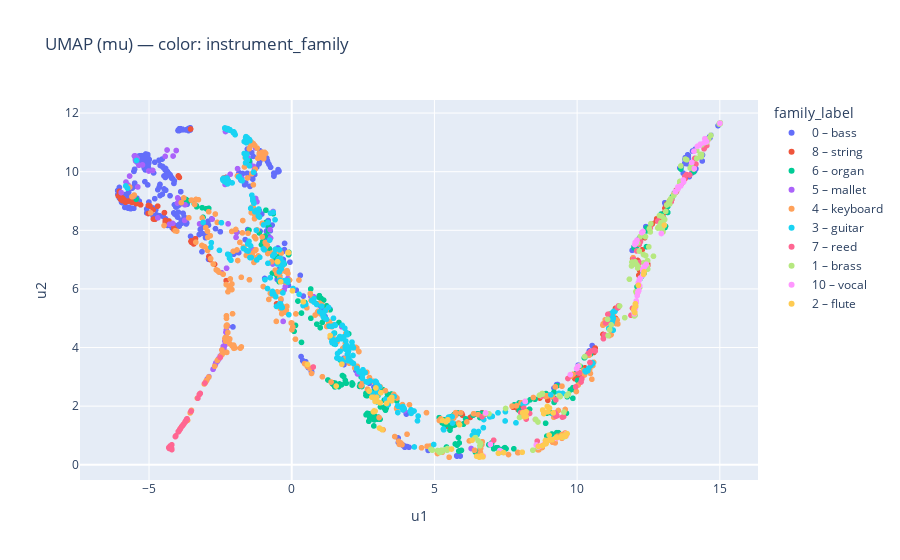
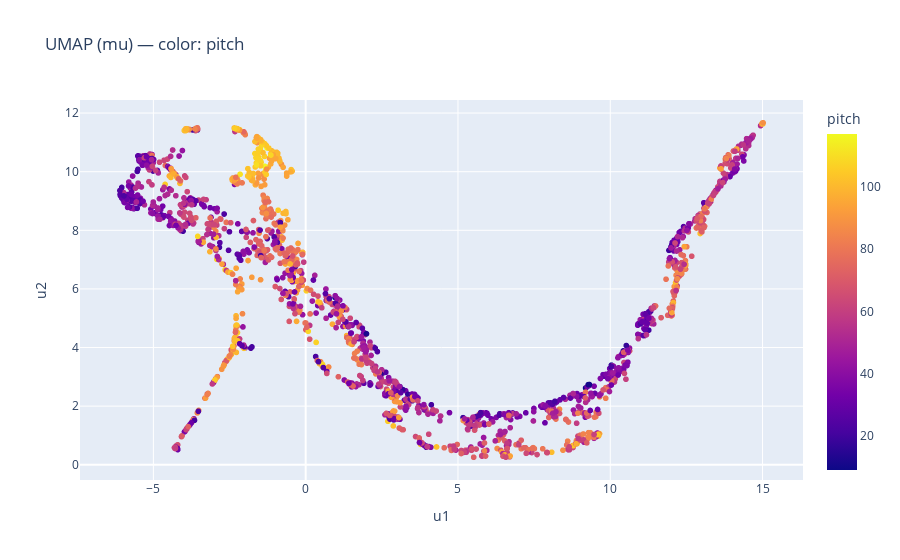

These figures' notebook cell, in order:
### Code cell
import umap
import plotly.express as px

# --- Map instrument family to readable labels ---
NSYNTH_FAMILY_MAP = {
    0: "bass",
    1: "brass",
    2: "flute",
    3: "guitar",
    4: "keyboard",
    5: "mallet",
    6: "organ",
    7: "reed",
    8: "string",
    9: "synth_lead",
    10: "vocal",
}

family_labels = [
    f"{fid} – {NSYNTH_FAMILY_MAP.get(fid, 'unknown')}"
    for fid in family_all
]

# --- UMAP 2D ---
reducer = umap.UMAP(
    n_neighbors=30,
    min_dist=0.1,
    n_components=2,
    random_state=SEED,
)
mu_umap = reducer.fit_transform(mu_all)

data_umap = {
    "u1": mu_umap[:, 0],
    "u2": mu_umap[:, 1],
    "pitch": pitch_all.astype(int),
    "instrument_family": family_all.astype(int),
    "family_label": family_labels,
    "key": keys_all,
}

# --- Plot 1: color by instrument_family (with labels) ---
fig1 = px.scatter(
    data_umap,
    x="u1",
    y="u2",
    color="family_label",
    hover_data=["pitch", "key"],
    title="UMAP (mu) — color: instrument_family",
)
fig1.show()

# --- Plot 2: color by pitch ---
fig2 = px.scatter(
    data_umap,
    x="u1",
    y="u2",
    color="pitch",
    hover_data=["family_label", "key"],
    title="UMAP (mu) — color: pitch",
)
fig2.show()

### Figure 1 — Plotly figure (JSON) as saved in the notebook; plotly's stock layout.template omitted (floating-point values rounded to 4 significant figures; data arrays with more than 128 entries replaced by an {"elided": "..."} marker saying what was removed)
{"data": [{"customdata": {"elided": "401x2 mixed values"}, "hovertemplate": "family_label=0 – bass<br>u1=%{x}<br>u2=%{y}<br>pitch=%{customdata[0]}<br>key=%{customdata[1]}<extra></extra>", "legendgroup": "0 – bass", "marker": {"color": "#636efa", "symbol": "circle"}, "mode": "markers", "name": "0 – bass", "showlegend": true, "type": "scattergl", "x": {"elided": "401 float values"}, "xaxis": "x", "y": {"elided": "401 float values"}, "yaxis": "y"}, {"customdata": {"elided": "125x2 mixed values"}, "hovertemplate": "family_label=8 – string<br>u1=%{x}<br>u2=%{y}<br>pitch=%{customdata[0]}<br>key=%{customdata[1]}<extra></extra>", "legendgroup": "8 – string", "marker": {"color": "#EF553B", "symbol": "circle"}, "mode": "markers", "name": "8 – string", "showlegend": true, "type": "scattergl", "x": [13.73, 12.9, -2.703, 7.755, -4.168, 12.09, -4.103, 7.824, -2.362, -5.294, -4.967, -5.941, -3.377, -4.46, 13.49, -3.452, 10.59, 10.1, 12.63, -4.434, -4.846, -2.387, -3.373, 6.479, -3.972, 13.12, 8.19, -4.128, 7.934, -3.435, 7.962, -5.995, 12.9, 12.19, -5.823, 11.34, 12.53, 8.973, -3.543, -3.936, 12.12, 13.64, -3.513, 10.9, 12.16, -4.858, -6.038, 12.28, 12.5, 6.782, 5.736, 10.63, -3.502, 7.86, 12.85, 11.36, -3.518, 13.47, -4.696, 13.15, 12.47, -5.026, 8.692, 13.08, -5.916, 6.254, 9.003, -2.601, 6.76, 5.767, 13.18, 13.05, 11.38, -4.3, -5.718, -5.863, -0.53, -5.446, 12.94, 12.79, -3.53, 13.38, 12.48, 12.9, 12.78, 5.405, 12.09, 13.46, 6.667, -5.6, -5.479, 13.14, 10.02, 10.59, -5.03, 10.27, 13.25, 13.28, 10.03, -6.08, 13.32, 9.971, 12.96, -2.297, -4.427, 12.37, 5.98, -2.856, 13.79, 11.35, 9.921, 11.94, -3.501, 6.965, -5.94, 5.953, 13.1, 10.6, 12.85, -4.789, -2.291, 12.52, 10.58, -2.901, 13.69], "xaxis": "x", "y": [9.694, 8.487, 6.839, 1.963, 8.181, 6.935, 8.035, 1.966, 9.751, 8.868, 8.829, 9.016, 7.583, 8.602, 9.353, 7.62, 3.862, 3.064, 8.217, 8.286, 8.383, 9.784, 7.712, 1.729, 9.856, 8.833, 2.138, 8.022, 1.877, 7.535, 2.009, 9.06, 8.43, 6.639, 8.959, 5.337, 7.977, 2.201, 11.46, 9.805, 6.972, 9.558, 7.592, 4.448, 6.467, 8.695, 9.328, 7.334, 8.0, 1.73, 1.736, 3.982, 7.587, 1.988, 8.1, 5.314, 7.637, 9.363, 8.824, 8.901, 6.849, 8.848, 2.276, 8.753, 9.084, 1.615, 2.348, 6.628, 1.745, 1.717, 8.9, 8.593, 5.333, 8.317, 8.997, 9.03, 5.489, 8.908, 8.52, 8.392, 7.623, 9.214, 6.801, 8.334, 8.321, 1.311, 6.823, 9.301, 1.775, 8.952, 8.972, 8.781, 3.072, 3.832, 8.573, 3.307, 9.02, 9.035, 3.037, 9.174, 9.057, 2.985, 8.33, 6.281, 8.338, 7.746, 1.693, 7.002, 9.77, 4.993, 2.934, 7.033, 7.618, 0.696, 9.104, 1.756, 8.734, 3.86, 8.401, 8.376, 9.808, 7.996, 3.909, 7.108, 9.625], "yaxis": "y"}, {"customdata": {"elided": "272x2 mixed values"}, "hovertemplate": "family_label=6 – organ<br>u1=%{x}<br>u2=%{y}<br>pitch=%{customdata[0]}<br>key=%{customdata[1]}<extra></extra>", "legendgroup": "6 – organ", "marker": {"color": "#00cc96", "symbol": "circle"}, "mode": "markers", "name": "6 – organ", "showlegend": true, "type": "scattergl", "x": {"elided": "272 float values"}, "xaxis": "x", "y": {"elided": "272 float values"}, "yaxis": "y"}, {"customdata": {"elided": "109x2 mixed values"}, "hovertemplate": "family_label=5 – mallet<br>u1=%{x}<br>u2=%{y}<br>pitch=%{customdata[0]}<br>key=%{customdata[1]}<extra></extra>", "legendgroup": "5 – mallet", "marker": {"color": "#ab63fa", "symbol": "circle"}, "mode": "markers", "name": "5 – mallet", "showlegend": true, "type": "scattergl", "x": [-1.747, -2.354, -5.23, -1.941, 3.953, -1.951, -4.368, -5.417, -0.3, -2.957, -5.456, -1.269, 1.755, -2.283, -2.678, -2.9, -5.449, -2.335, -2.913, -5.498, 6.286, -2.312, -1.549, -5.488, -2.609, -2.258, -5.01, -2.658, -4.867, -0.2688, -5.806, -5.732, -4.171, -1.59, -5.49, -0.11, -1.339, -2.51, -0.2208, -2.246, -2.558, -0.301, -2.486, -2.342, -5.528, -0.1351, -5.394, -2.154, -2.445, -2.396, -4.692, -2.295, -2.675, -5.976, -1.898, -2.457, -2.321, -3.996, -2.594, -2.336, -1.263, 2.305, -0.6602, -2.568, -4.434, -1.516, -5.47, 0.765, -2.787, -3.703, -2.457, -0.6646, -2.502, -2.555, -5.471, -4.157, -0.76, -2.606, -5.473, -5.511, -1.477, -1.372, -2.374, -2.382, -5.446, -1.614, 2.41, -1.361, -3.228, -2.756, -0.6522, -4.282, -1.219, -2.228, -4.004, -5.358, -2.229, -1.292, 0.6713, -2.508, -3.74, -5.681, -3.751, -0.7432, -2.687, -4.047, -2.304, -2.977, -2.396], "xaxis": "x", "y": [9.772, 4.056, 10.23, 7.933, 1.842, 7.76, 10.74, 10.46, 4.893, 2.929, 10.5, 10.81, 4.707, 6.706, 3.417, 3.006, 10.49, 9.565, 2.984, 10.54, 0.5542, 4.349, 10.5, 10.5, 3.529, 9.804, 10.02, 3.479, 10.04, 5.962, 9.646, 9.543, 8.234, 10.34, 10.52, 6.268, 10.18, 3.681, 6.086, 4.732, 3.61, 6.873, 3.717, 4.22, 9.166, 6.355, 9.478, 9.912, 3.922, 3.93, 8.425, 4.593, 3.414, 9.287, 10.1, 3.76, 11.37, 9.106, 3.55, 4.217, 9.086, 3.099, 5.781, 3.61, 10.52, 7.216, 10.37, 5.734, 8.38, 1.494, 6.553, 6.851, 3.689, 3.606, 10.5, 10.53, 8.023, 3.549, 10.4, 10.54, 7.133, 7.345, 3.951, 3.947, 10.44, 10.23, 3.149, 7.31, 8.219, 3.258, 8.641, 8.205, 8.974, 8.22, 8.928, 10.22, 4.226, 8.575, 5.746, 3.707, 8.87, 9.851, 8.338, 7.735, 3.394, 10.72, 4.521, 2.894, 4.042], "yaxis": "y"}, {"customdata": {"elided": "369x2 mixed values"}, "hovertemplate": "family_label=4 – keyboard<br>u1=%{x}<br>u2=%{y}<br>pitch=%{customdata[0]}<br>key=%{customdata[1]}<extra></extra>", "legendgroup": "4 – keyboard", "marker": {"color": "#FFA15A", "symbol": "circle"}, "mode": "markers", "name": "4 – keyboard", "showlegend": true, "type": "scattergl", "x": {"elided": "369 float values"}, "xaxis": "x", "y": {"elided": "369 float values"}, "yaxis": "y"}, {"customdata": {"elided": "315x2 mixed values"}, "hovertemplate": "family_label=3 – guitar<br>u1=%{x}<br>u2=%{y}<br>pitch=%{customdata[0]}<br>key=%{customdata[1]}<extra></extra>", "legendgroup": "3 – guitar", "marker": {"color": "#19d3f3", "symbol": "circle"}, "mode": "markers", "name": "3 – guitar", "showlegend": true, "type": "scattergl", "x": {"elided": "315 float values"}, "xaxis": "x", "y": {"elided": "315 float values"}, "yaxis": "y"}, {"customdata": {"elided": "120x2 mixed values"}, "hovertemplate": "family_label=7 – reed<br>u1=%{x}<br>u2=%{y}<br>pitch=%{customdata[0]}<br>key=%{customdata[1]}<extra></extra>", "legendgroup": "7 – reed", "marker": {"color": "#FF6692", "symbol": "circle"}, "mode": "markers", "name": "7 – reed", "showlegend": true, "type": "scattergl", "x": [11.06, 14.12, 12.09, 8.601, -4.254, 9.284, 13.94, 14.58, 8.137, -3.945, 13.28, -4.236, -3.725, -4.282, 9.255, 11.44, -4.237, 7.076, 11.45, -4.233, 12.18, -3.668, 14.16, 10.17, -4.059, 8.215, 0.7542, 8.539, -4.292, -3.961, -3.801, 10.48, 10.64, 12.18, 13.74, -3.842, 10.96, -3.959, -3.288, 10.14, -3.527, 8.751, -3.531, -3.898, -3.205, -3.679, -4.223, 13.3, -3.915, 13.02, 11.98, 8.334, -4.076, 13.83, 14.54, -4.203, -4.257, -3.913, -3.974, 9.527, -4.268, 8.024, -3.682, -3.041, 6.669, 10.04, -3.823, -3.913, 13.3, 12.04, 11.89, 12.55, -4.209, 9.481, -3.978, -3.924, 14.45, 9.254, -4.2, 10.45, 9.225, -4.278, 13.48, -4.299, 9.951, -4.285, 11.08, 13.78, 14.59, -3.679, -4.308, -4.071, -3.73, 9.291, 12.13, 12.22, -3.714, -4.064, 9.678, -3.788, 9.227, 10.6, 12.56, -3.236, 10.39, 12.01, -2.505, 10.03, 10.92, 12.83, 10.08, 12.89, 10.59, 11.0, 11.94, -4.275, 14.6, 13.77, -3.857, 11.41], "xaxis": "x", "y": [4.865, 10.45, 7.296, 0.805, 0.6022, 0.9215, 9.888, 11.09, 1.929, 1.164, 9.053, 0.597, 1.466, 0.5574, 2.214, 5.366, 0.6365, 0.8371, 5.419, 0.6456, 6.9, 1.569, 10.26, 2.935, 0.9871, 1.559, 3.335, 1.546, 0.5582, 1.14, 1.371, 3.868, 3.884, 7.519, 9.7, 1.317, 4.436, 1.143, 2.273, 2.822, 1.828, 2.337, 1.821, 1.23, 2.435, 1.559, 0.6113, 8.973, 1.215, 8.41, 7.01, 1.75, 0.9598, 9.902, 10.89, 0.68, 0.6409, 1.217, 1.128, 1.642, 0.618, 1.778, 1.538, 2.787, 1.64, 3.159, 1.335, 1.22, 9.035, 5.359, 5.101, 8.084, 0.5569, 1.624, 1.124, 1.198, 10.78, 1.655, 0.5164, 3.488, 1.709, 0.5806, 9.353, 0.5883, 2.659, 0.5672, 5.134, 9.84, 11.1, 1.538, 0.5836, 0.9726, 1.472, 1.672, 5.886, 7.612, 1.5, 0.9803, 2.943, 1.383, 1.765, 3.901, 8.081, 2.395, 3.799, 5.209, 3.663, 3.142, 4.302, 8.321, 3.13, 8.481, 3.905, 4.838, 5.34, 0.555, 11.12, 9.744, 1.3, 5.362], "yaxis": "y"}, {"customdata": {"elided": "144x2 mixed values"}, "hovertemplate": "family_label=1 – brass<br>u1=%{x}<br>u2=%{y}<br>pitch=%{customdata[0]}<br>key=%{customdata[1]}<extra></extra>", "legendgroup": "1 – brass", "marker": {"color": "#B6E880", "symbol": "circle"}, "mode": "markers", "name": "1 – brass", "showlegend": true, "type": "scattergl", "x": {"elided": "144 float values"}, "xaxis": "x", "y": {"elided": "144 float values"}, "yaxis": "y"}, {"customdata": [[35, "vocal_synthetic_003-035-050"], [44, "vocal_synthetic_003-044-100"], [74, "vocal_synthetic_003-074-100"], [23, "vocal_synthetic_003-023-025"], [29, "vocal_synthetic_003-029-100"], [88, "vocal_synthetic_003-088-100"], [49, "vocal_synthetic_003-049-100"], [33, "vocal_synthetic_003-033-025"], [77, "vocal_synthetic_003-077-100"], [61, "vocal_acoustic_000-061-127"], [22, "vocal_synthetic_003-022-127"], [33, "vocal_synthetic_003-033-075"], [53, "vocal_synthetic_003-053-100"], [88, "vocal_synthetic_003-088-050"], [51, "vocal_synthetic_003-051-127"], [45, "vocal_synthetic_003-045-075"], [101, "vocal_synthetic_003-101-127"], [98, "vocal_synthetic_003-098-127"], [71, "vocal_synthetic_003-071-100"], [89, "vocal_synthetic_003-089-075"], [50, "vocal_acoustic_000-050-127"], [48, "vocal_synthetic_003-048-075"], [31, "vocal_synthetic_003-031-025"], [106, "vocal_synthetic_003-106-100"], [101, "vocal_synthetic_003-101-050"], [68, "vocal_acoustic_000-068-050"], [52, "vocal_synthetic_003-052-100"], [82, "vocal_synthetic_003-082-100"], [69, "vocal_synthetic_003-069-100"], [26, "vocal_synthetic_003-026-100"], [73, "vocal_synthetic_003-073-025"], [46, "vocal_synthetic_003-046-127"], [87, "vocal_synthetic_003-087-025"], [46, "vocal_synthetic_003-046-100"], [62, "vocal_synthetic_003-062-075"], [63, "vocal_acoustic_000-063-127"], [98, "vocal_synthetic_003-098-100"], [63, "vocal_acoustic_000-063-050"], [74, "vocal_synthetic_003-074-127"], [72, "vocal_synthetic_003-072-100"], [60, "vocal_acoustic_000-060-100"], [60, "vocal_synthetic_003-060-075"], [35, "vocal_synthetic_003-035-100"], [64, "vocal_synthetic_003-064-127"], [94, "vocal_synthetic_003-094-100"], [31, "vocal_synthetic_003-031-075"], [68, "vocal_synthetic_003-068-050"], [22, "vocal_synthetic_003-022-075"], [97, "vocal_synthetic_003-097-025"], [52, "vocal_synthetic_003-052-050"], [61, "vocal_acoustic_000-061-050"], [82, "vocal_synthetic_003-082-050"], [83, "vocal_synthetic_003-083-100"], [54, "vocal_acoustic_000-054-050"], [21, "vocal_synthetic_003-021-050"], [40, "vocal_synthetic_003-040-075"], [94, "vocal_synthetic_003-094-075"], [62, "vocal_acoustic_000-062-025"], [48, "vocal_synthetic_003-048-050"], [47, "vocal_synthetic_003-047-100"], [55, "vocal_acoustic_000-055-050"], [59, "vocal_synthetic_003-059-127"], [61, "vocal_acoustic_000-061-075"], [54, "vocal_synthetic_003-054-025"]], "hovertemplate": "family_label=10 – vocal<br>u1=%{x}<br>u2=%{y}<br>pitch=%{customdata[0]}<br>key=%{customdata[1]}<extra></extra>", "legendgroup": "10 – vocal", "marker": {"color": "#FF97FF", "symbol": "circle"}, "mode": "markers", "name": "10 – vocal", "showlegend": true, "type": "scattergl", "x": [12.07, 14.53, 12.07, 6.796, 12.31, 9.615, 14.3, 9.981, 8.569, 12.3, 12.02, 12.26, 14.21, 8.766, 14.48, 14.1, 12.95, 12.07, 12.3, 12.13, 12.19, 14.02, 9.764, 12.38, 12.14, 7.288, 14.32, 9.271, 12.18, 12.03, 8.919, 15.0, 7.34, 14.45, 13.44, 12.03, 9.624, 8.864, 12.1, 12.04, 12.21, 13.45, 13.72, 13.53, 8.649, 12.1, 12.35, 10.03, 8.877, 13.63, 11.99, 6.962, 9.619, 12.01, 8.178, 13.73, 6.712, 8.648, 13.54, 14.48, 12.16, 14.09, 12.3, 12.42], "xaxis": "x", "y": [7.573, 11.03, 5.585, 1.767, 7.96, 0.9843, 10.91, 3.282, 0.6741, 6.61, 7.509, 7.923, 10.86, 0.6548, 11.13, 10.1, 7.89, 5.531, 6.472, 5.893, 6.104, 10.31, 3.075, 6.777, 6.21, 0.4841, 10.94, 0.8993, 6.303, 7.583, 0.7928, 11.65, 0.4543, 10.99, 9.323, 5.355, 1.006, 0.7231, 5.767, 5.326, 6.373, 9.318, 9.716, 9.48, 0.6185, 7.661, 6.752, 3.362, 0.7159, 9.515, 5.219, 0.6942, 1.058, 5.15, 2.159, 9.648, 0.2978, 0.6113, 9.415, 11.0, 5.943, 10.7, 6.674, 6.84], "yaxis": "y"}, {"customdata": {"elided": "81x2 mixed values"}, "hovertemplate": "family_label=2 – flute<br>u1=%{x}<br>u2=%{y}<br>pitch=%{customdata[0]}<br>key=%{customdata[1]}<extra></extra>", "legendgroup": "2 – flute", "marker": {"color": "#FECB52", "symbol": "circle"}, "mode": "markers", "name": "2 – flute", "showlegend": true, "type": "scattergl", "x": [8.121, 6.625, 8.892, 5.406, 12.34, 3.512, 8.793, -0.3887, 8.911, 9.648, 1.347, 6.322, 5.598, 9.46, 9.03, 12.14, 8.077, 8.974, 8.831, 8.21, 3.322, -0.1111, 9.268, 5.469, 2.95, 9.595, 2.921, 12.04, 12.33, 6.698, 3.502, 9.018, 2.914, 8.792, 9.016, 8.149, 9.611, 7.422, 2.834, -0.1303, 2.975, 0.02546, 8.956, 12.05, 2.884, 9.164, 3.098, 2.809, 9.123, 2.974, 2.71, 3.164, 11.98, 13.06, -0.4959, 12.0, 0.5528, 8.877, 2.864, 3.074, 8.094, 8.642, 3.123, 3.436, 5.283, 0.4065, 3.505, 1.555, 5.879, 8.112, 6.478, 6.663, 8.216, 12.02, 2.92, 9.599, 9.291, 6.572, 7.241, 1.756, 9.459], "xaxis": "x", "y": [1.773, 0.2812, 0.8297, 1.463, 6.582, 2.219, 1.867, 6.244, 0.7202, 1.06, 4.408, 0.8391, 0.535, 0.9809, 1.937, 6.122, 0.4269, 1.808, 1.743, 1.65, 2.091, 7.238, 0.9341, 1.535, 2.62, 0.9702, 2.16, 5.491, 6.501, 0.2702, 2.183, 1.011, 2.269, 0.6538, 0.8357, 1.635, 1.022, 0.4161, 2.3, 7.242, 2.3, 5.936, 1.991, 5.408, 1.836, 1.77, 2.113, 2.305, 0.8507, 2.171, 2.514, 1.2, 5.283, 8.174, 6.925, 5.343, 3.423, 0.7095, 1.805, 1.252, 1.773, 0.6289, 2.459, 2.238, 1.511, 5.56, 2.304, 2.685, 1.366, 1.755, 0.2918, 0.3092, 1.809, 5.188, 1.829, 1.026, 0.9274, 0.2578, 0.3908, 3.431, 0.9415], "yaxis": "y"}], "layout": {"legend": {"title": {"text": "family_label"}, "tracegroupgap": 0}, "title": {"text": "UMAP (mu) — color: instrument_family"}, "xaxis": {"anchor": "y", "domain": [0, 1], "title": {"text": "u1"}}, "yaxis": {"anchor": "x", "domain": [0, 1], "title": {"text": "u2"}}}}

### Figure 2 — Plotly figure (JSON) as saved in the notebook; plotly's stock layout.template omitted (floating-point values rounded to 4 significant figures; data arrays with more than 128 entries replaced by an {"elided": "..."} marker saying what was removed)
{"data": [{"customdata": {"elided": "2000x2 str values"}, "hovertemplate": "u1=%{x}<br>u2=%{y}<br>family_label=%{customdata[0]}<br>key=%{customdata[1]}<br>pitch=%{marker.color}<extra></extra>", "legendgroup": "", "marker": {"color": {"elided": "2000 int values"}, "coloraxis": "coloraxis", "symbol": "circle"}, "mode": "markers", "name": "", "showlegend": false, "type": "scattergl", "x": {"elided": "2000 float values"}, "xaxis": "x", "y": {"elided": "2000 float values"}, "yaxis": "y"}], "layout": {"coloraxis": {"colorbar": {"title": {"text": "pitch"}}, "colorscale": [[0, "#0d0887"], [0.1111, "#46039f"], [0.2222, "#7201a8"], [0.3333, "#9c179e"], [0.4444, "#bd3786"], [0.5556, "#d8576b"], [0.6667, "#ed7953"], [0.7778, "#fb9f3a"], [0.8889, "#fdca26"], [1, "#f0f921"]]}, "legend": {"tracegroupgap": 0}, "title": {"text": "UMAP (mu) — color: pitch"}, "xaxis": {"anchor": "y", "domain": [0, 1], "title": {"text": "u1"}}, "yaxis": {"anchor": "x", "domain": [0, 1], "title": {"text": "u2"}}}}
